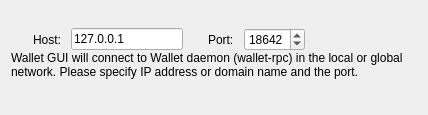
<?xml version="1.0" encoding="UTF-8"?>
<ui version="4.0">
 <class>ConnectionOptionsFrame</class>
 <widget class="QFrame" name="ConnectionOptionsFrame">
  <property name="geometry">
   <rect>
    <x>0</x>
    <y>0</y>
    <width>424</width>
    <height>115</height>
   </rect>
  </property>
  <property name="windowTitle">
   <string>Frame</string>
  </property>
  <property name="frameShape">
   <enum>QFrame::NoFrame</enum>
  </property>
  <property name="frameShadow">
   <enum>QFrame::Raised</enum>
  </property>
  <layout class="QVBoxLayout" name="verticalLayout_5">
   <property name="spacing">
    <number>0</number>
   </property>
   <item>
    <spacer name="verticalSpacer_2">
     <property name="orientation">
      <enum>Qt::Vertical</enum>
     </property>
     <property name="sizeHint" stdset="0">
      <size>
       <width>20</width>
       <height>10</height>
      </size>
     </property>
    </spacer>
   </item>
   <item>
    <layout class="QHBoxLayout" name="horizontalLayout_2">
     <property name="spacing">
      <number>10</number>
     </property>
     <item>
      <spacer name="horizontalSpacer_3">
       <property name="orientation">
        <enum>Qt::Horizontal</enum>
       </property>
       <property name="sizeType">
        <enum>QSizePolicy::Fixed</enum>
       </property>
       <property name="sizeHint" stdset="0">
        <size>
         <width>22</width>
         <height>20</height>
        </size>
       </property>
      </spacer>
     </item>
     <item>
      <widget class="QLabel" name="label_2">
       <property name="text">
        <string>Host:</string>
       </property>
      </widget>
     </item>
     <item>
      <widget class="QLineEdit" name="m_remoteHostEdit">
       <property name="enabled">
        <bool>true</bool>
       </property>
       <property name="text">
        <string>127.0.0.1</string>
       </property>
      </widget>
     </item>
     <item>
      <spacer name="horizontalSpacer_5">
       <property name="orientation">
        <enum>Qt::Horizontal</enum>
       </property>
       <property name="sizeType">
        <enum>QSizePolicy::Fixed</enum>
       </property>
       <property name="sizeHint" stdset="0">
        <size>
         <width>15</width>
         <height>20</height>
        </size>
       </property>
      </spacer>
     </item>
     <item>
      <widget class="QLabel" name="label_3">
       <property name="text">
        <string>Port:</string>
       </property>
      </widget>
     </item>
     <item alignment="Qt::AlignVCenter">
      <widget class="QSpinBox" name="m_remotePortSpin">
       <property name="enabled">
        <bool>true</bool>
       </property>
       <property name="minimum">
        <number>1</number>
       </property>
       <property name="maximum">
        <number>65535</number>
       </property>
       <property name="value">
        <number>18642</number>
       </property>
      </widget>
     </item>
     <item>
      <spacer name="horizontalSpacer_4">
       <property name="orientation">
        <enum>Qt::Horizontal</enum>
       </property>
       <property name="sizeHint" stdset="0">
        <size>
         <width>40</width>
         <height>20</height>
        </size>
       </property>
      </spacer>
     </item>
    </layout>
   </item>
   <item>
    <widget class="QLabel" name="m_remoteHelperLabel">
     <property name="sizePolicy">
      <sizepolicy hsizetype="Preferred" vsizetype="Expanding">
       <horstretch>0</horstretch>
       <verstretch>0</verstretch>
      </sizepolicy>
     </property>
     <property name="minimumSize">
      <size>
       <width>406</width>
       <height>36</height>
      </size>
     </property>
     <property name="text">
      <string>&lt;html&gt;&lt;head/&gt;&lt;body&gt;&lt;p&gt;Wallet GUI will connect to Wallet daemon (wallet-rpc) in the local or global network. Please specify IP address or domain name and the port.&lt;/p&gt;&lt;/body&gt;&lt;/html&gt;</string>
     </property>
     <property name="alignment">
      <set>Qt::AlignLeading|Qt::AlignLeft|Qt::AlignTop</set>
     </property>
     <property name="wordWrap">
      <bool>true</bool>
     </property>
     <property name="indent">
      <number>0</number>
     </property>
    </widget>
   </item>
   <item>
    <spacer name="verticalSpacer">
     <property name="orientation">
      <enum>Qt::Vertical</enum>
     </property>
     <property name="sizeType">
      <enum>QSizePolicy::Expanding</enum>
     </property>
     <property name="sizeHint" stdset="0">
      <size>
       <width>20</width>
       <height>10</height>
      </size>
     </property>
    </spacer>
   </item>
  </layout>
 </widget>
 <resources/>
 <connections>
  <connection>
   <sender>m_remoteHostEdit</sender>
   <signal>textChanged(QString)</signal>
   <receiver>ConnectionOptionsFrame</receiver>
   <slot>remoteHostNameChanged(QString)</slot>
   <hints>
    <hint type="sourcelabel">
     <x>390</x>
     <y>319</y>
    </hint>
    <hint type="destinationlabel">
     <x>372</x>
     <y>197</y>
    </hint>
   </hints>
  </connection>
 </connections>
 <slots>
  <slot>remoteHostNameChanged(QString)</slot>
 </slots>
</ui>
